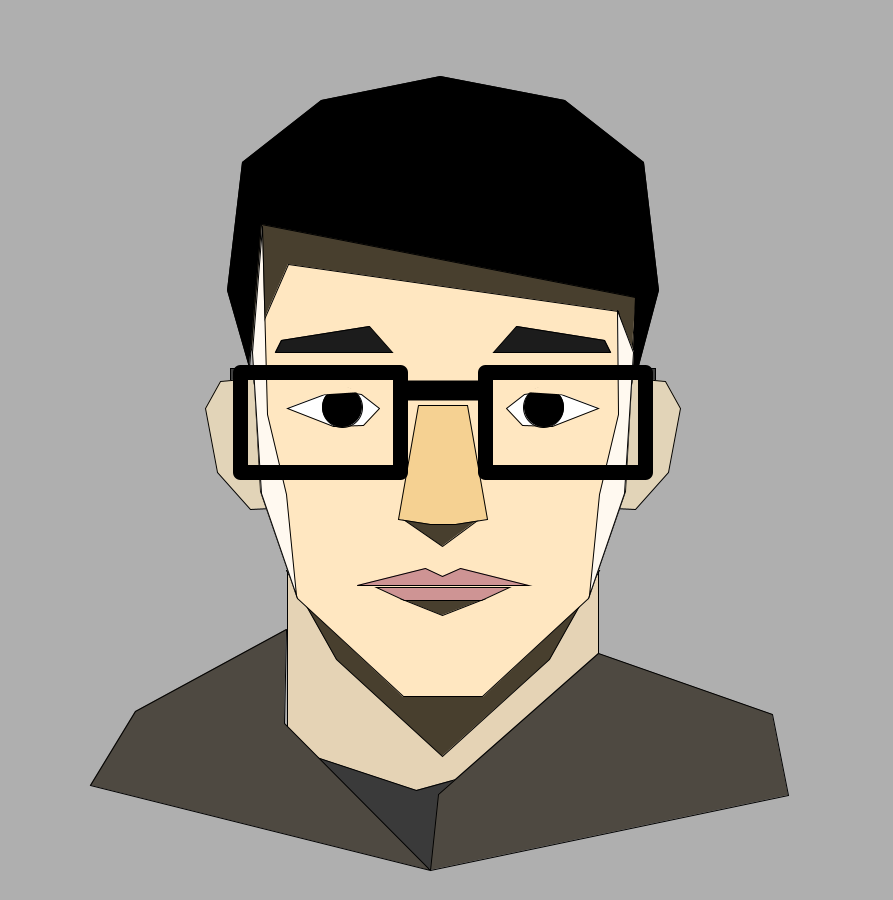
Frame 1 (no input)
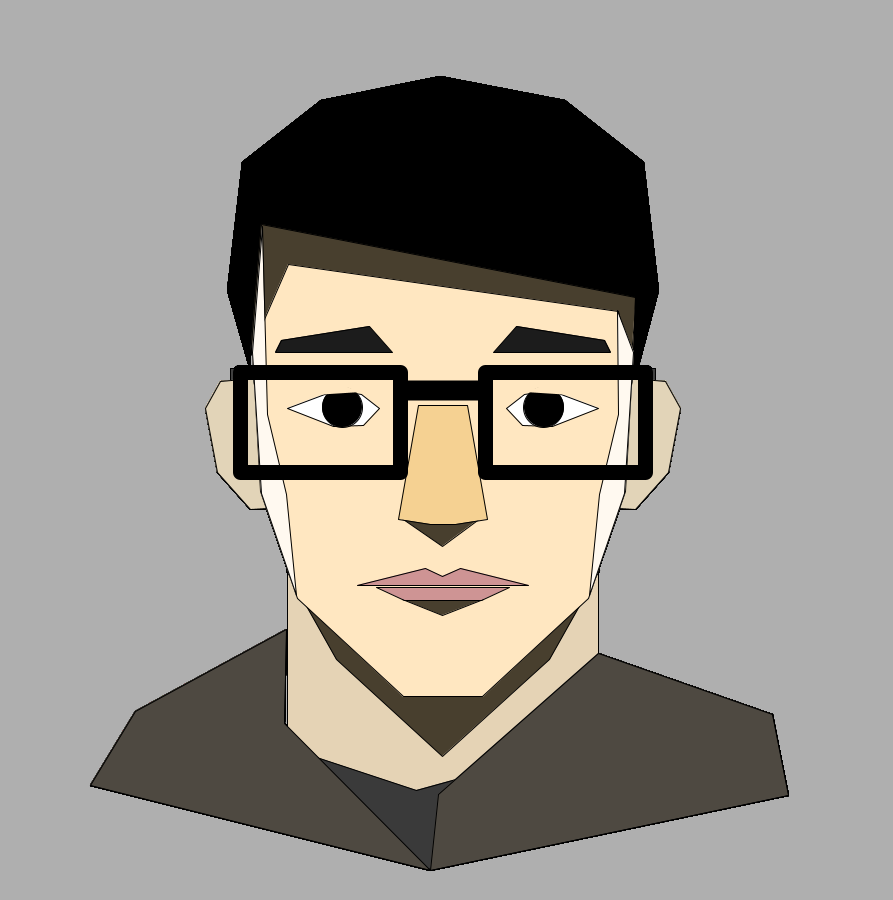
Frame 60 (the mouse pressed at the canvas centre just before this capture)
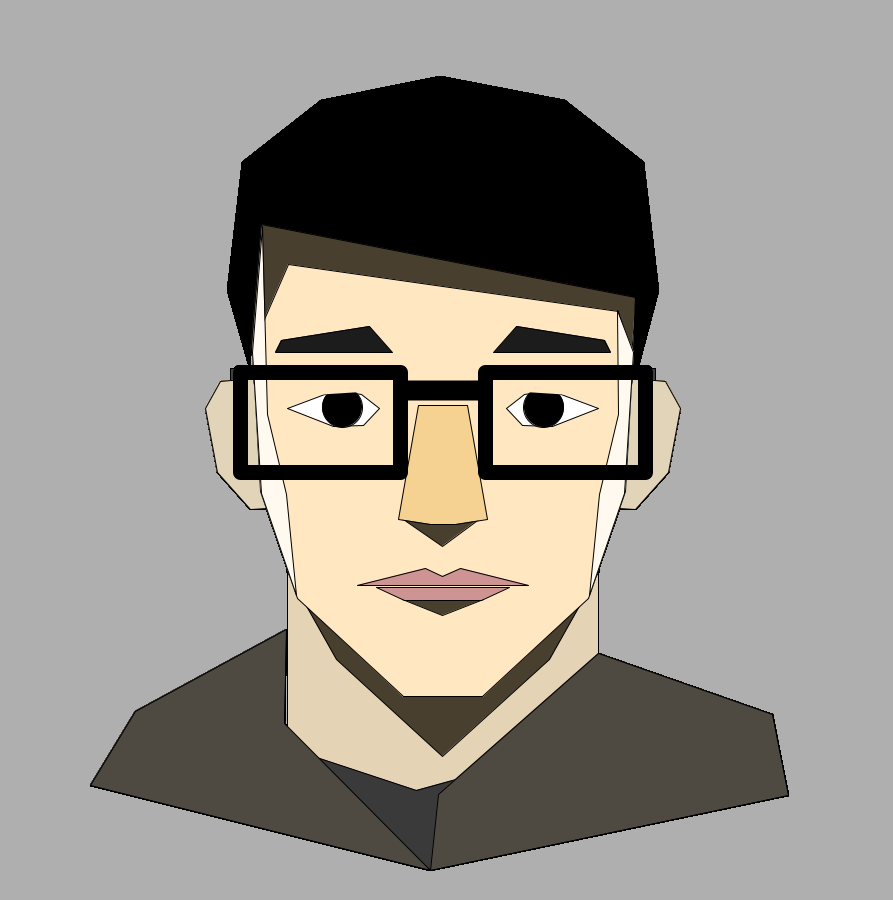
Frame 120 (the mouse held since frame 60 and released just before this capture)

The Processing sketch that drew these frames (run headless with seeded random() and noise(); from frame 60 on, the mouse is pressed at the canvas centre):

// Processing sketch: portrait
// ── portrait.pde
void setup(){
  size(893,900);
  smooth();
  background(#AFAFAF);
}

void draw(){
  strokeWeight(1);
  //neck
  beginShape();
  //strokeWeight(1);
  fill(#E5D3B5); //todo: color change
  vertex(287,400);
  vertex(598.94,400);
  vertex(598.94,800);
  vertex(287,800);
  vertex(287,400);
  endShape();
  
  //glasses (part of)
  fill(#404040);
  rect(230,368,50,50);
  rect(605.94,368,50,50);
  
  //neck shade
  fill(#483F2E);
  beginShape();
  vertex(286,570);
  vertex(336,659);
  vertex(442,756);
  vertex(549.94,659);
  vertex(599.94,570);
  vertex(286,570);
  endShape();
  
  //ear
  fill(#E2D4B8);
  beginShape();
  vertex(253,378);
  vertex(220,381);
  vertex(205,408);
  vertex(217,472);
  vertex(250,509);
  vertex(272,508);
  vertex(253,378);
  endShape();
  
  beginShape();
  vertex(632.94,378);
  vertex(665.94,381);
  vertex(680.94,408);
  vertex(668.94,472);
  vertex(635.94,509);
  vertex(613.94,508);
  vertex(632.94,378);
  endShape();
  
  //face
  //width 242.11 625.43 =
  beginShape();
  fill(#FFE7C1);
  vertex(442.97,88);
  vertex(242.11,170.00);
  vertex(260,491);
  vertex(297.43,598.35);
  vertex(403,696.91);
  vertex(482.94,696.91);
  vertex(588.51,598.35);
  vertex(625.94,491);
  vertex(643.83,170.00);
  vertex(442.97,88);
  endShape();
  
  //lip shade
  fill(#483F2E);
  triangle(402,599,483.94,599,442,615);
  
  //hair shade
  fill(#483F2E);
  beginShape();
  vertex(247,358);
  
  vertex(288,264);
  vertex(618,311);
  vertex(630,367);
  vertex(636,297);
  
  vertex(253,164);
  
  vertex(247,358);
  endShape();
  
  
  //hair
  fill(#000000);
  beginShape();
  vertex(633,367);
  vertex(635,297);
  //vertex(528,211);
  //vertex(346,181);
  vertex(261,224);
  vertex(249,367);
  vertex(227,290);
  vertex(242,162);
  vertex(321,100);
  vertex(440,76);
  vertex(564.94,100);
  vertex(643.94,162);
  vertex(658.94,290);
  vertex(636.94,373);
  endShape();
  
  //nose shade
  fill(#483F2E);
  //quad(432,512,425,573,460.94,573,453.94,512);
  triangle(400,517,442,546,484,515);
  
  //nose
  fill(#F5D192);
  beginShape();
  vertex(418,405);
  vertex(398,519);
  vertex(430,524);
  vertex(455.94,524);
  vertex(487.94,519);
  vertex(467.94,405);
  vertex(418,405);
 
  endShape();
  //quad(418,405,398,519,487.94,519,467.94,405);
  
  //eyebrow
  fill(#1C1C1C);
  quad(392,352,275,352,281,340,369,326);
  quad(493.94,352,610.94,352,604.94,340,516.94,326);
  
  
  //mouth
  fill(#CE9494);
  beginShape();
  vertex(357,585);
  vertex(425,568);
  vertex(442,576);
  vertex(460.94,568);
  vertex(528.94,585);
  vertex(357,585);
  endShape();
  quad(376,587,404,600,481.94,600,509.94,587);
  
  //eye
  fill(#FFFFFF);
  beginShape();
  vertex(379,408);
  vertex(363,425);
  vertex(333,426);
  vertex(287,408);
  vertex(335,390);
  vertex(361,394);
  vertex(379,408);
  endShape();
  fill(#000000);
  ellipse(342,407,40,40);
  noStroke();
  fill(#FFE7C1);
  triangle(314,395,361,392,334,382);
  
  stroke(0);
  strokeWeight(1);
  fill(#FFFFFF);
  beginShape();
  vertex(506.94,408);
  vertex(522.94,425);
  vertex(552.94,426);
  vertex(598.94,408);
  vertex(550.94,390);
  vertex(524.94,394);
  vertex(506.94,408);
  endShape();
  fill(#000000);
  ellipse(543.94,407,40,40);
  noStroke();
  fill(#FFE7C1);
  triangle(571.94,395,524.94,392,551.94,382);
  stroke(0);
  strokeWeight(1);
  
  //highlight
  fill(#FFF9F0);
  /*
  beginShape();
  vertex();
  endShape();
  */
  beginShape();
  vertex(262,226);  
  vertex(252,352);
  vertex(261,493);
  vertex(296,595);
  vertex(286,494);
  vertex(267,414);
  vertex(262,226);  
  endShape();
  
  beginShape();
  vertex(617,310);   
  vertex(633.94,352);
  vertex(624.94,493);
  vertex(589.94,595);
  vertex(599.94,494);
  vertex(618.94,414);
  vertex(617,310);  
  endShape();
  
  //
  //hoodie
  fill(#3A3A3A);
  beginShape();
  vertex(289,848-100);    
  vertex(416,890-100);    
  vertex(550,853-100);    
  vertex(429,969-100);    
  vertex(284,919-100);
  endShape();
  
  fill(#4E4941);
  beginShape();
  vertex(286,729-100);    
  vertex(135,811-100);    
  vertex(90,885-100);    
  vertex(430,970-100); 
  vertex(438,894-100);
  vertex(598,753-100); 
  vertex(772,814-100);    
  vertex(788,895-100);    
  vertex(430,970-100); 
  vertex(284,823-100);
  vertex(286,729-100); 
  endShape();
  

  
  //glasses
  noFill();
  stroke(0);
  strokeWeight(15);
  strokeJoin(ROUND);
  rect(240,372,160,100);
  rect(485.94,372,160,100);
  strokeWeight(20);
  line(405,390,479,390);
  
  
  
 
  
  /**
  //centerline
  stroke(2);
  strokeJoin(MITER);
  strokeWeight(1);
  line(442.97,0,442.97,1200);
  line(0,347.28,893,347.28);
  line(0,403.96,893,403.96);
  line(0,520.756,900,520.756);
  line(0,585,900,585);
  line(0,716.91,900,716.91);
  **/
  
}

void mouseClicked() {
  //println(mouseX + "," + mouseY + " ");
  println("vertex(" + mouseX + "," + mouseY + ");    ");
}
